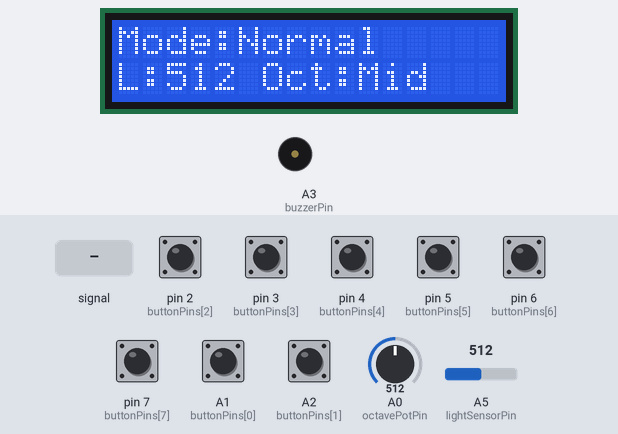
A sketch run on a simulated Arduino Uno, built with avr-gcc and run on an emulated ATmega328P. Parts: 16×2 character LCD, buzzer (waves = sounding). The test bench sets the inputs (shaded band); at power-on: A1 (buttonPins[0]), A2 (buttonPins[1]), pin 2 (buttonPins[2]), pin 3 (buttonPins[3]), pin 4 (buttonPins[4]), pin 5 (buttonPins[5]), pin 6 (buttonPins[6]), pin 7 (buttonPins[7]) LOW, A0 (octavePotPin) = 512, A5 (lightSensorPin) = 512.

Above: at 2.7 s.
2.8 s: A5 (lightSensorPin) fed a 1000 Hz sine of ±255 counts around its level
At 4.2 s:
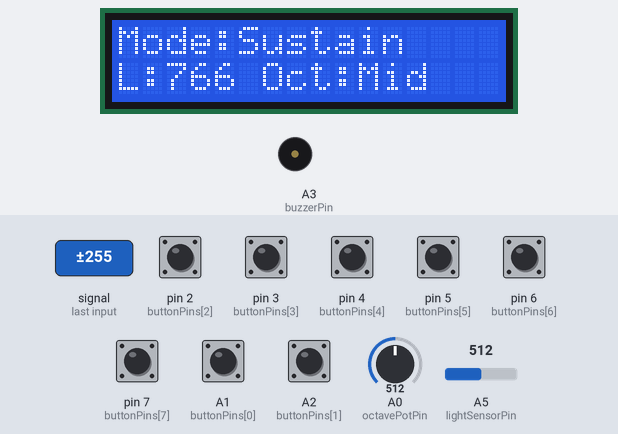
5.8 s: A0 (octavePotPin) set to 357
7.9 s: A0 (octavePotPin) set to 334
At 9.1 s:
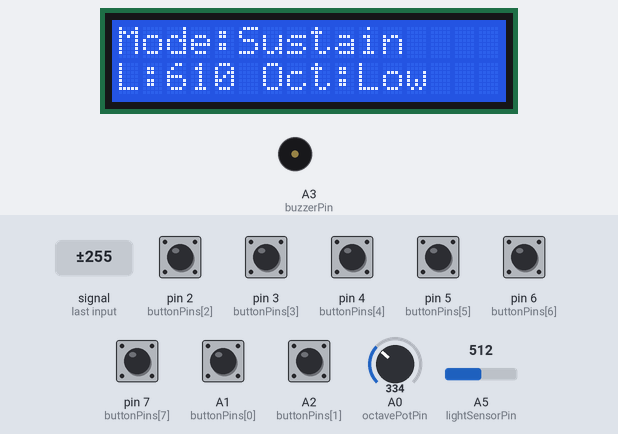
At 9.7 s:
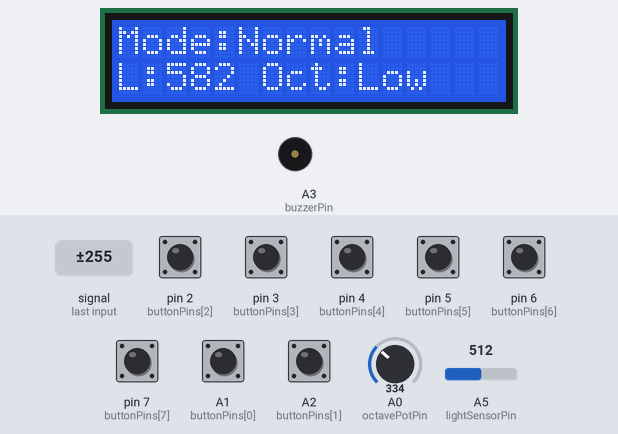
Timing chart, 0 to 11.2 s (numbered marks = the images above; inputs shaded):
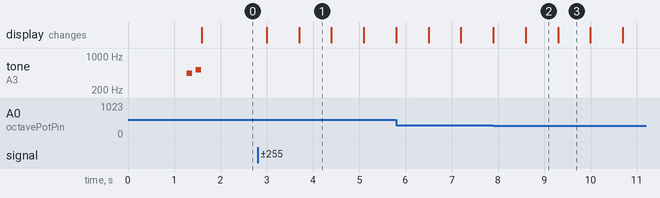

The sketch:

10.ino
```cpp
#include <LiquidCrystal.h>

/*
  Arduino Smart Piano with Light-Controlled Sustain

  Project purpose:
  This project works like a small electronic piano.
  The user presses push buttons to play different notes.
  The LCD shows the note, octave, light mode, and sensor information.
  The potentiometer changes the octave.
  The photoresistor controls sustain mode.

  LCD pins:
  RS -> 8
  E  -> 9
  D4 -> 10
  D5 -> 11
  D6 -> 12
  D7 -> 13

  Button note mapping:
  C      -> A1
  D      -> A2
  E      -> 2
  F      -> 3
  G      -> 4
  A      -> 5
  B      -> 6
  High C -> 7

  Buzzer:
  Pin A3

  Potentiometer:
  Pin A0

  Photoresistor:
  Pin A5

  Button behavior with pull-down resistors:
  Not pressed = LOW
  Pressed     = HIGH

  Photoresistor feature:
  Bright light = sustain mode
  Dark / covered photoresistor = normal mode
*/

// LCD object setup
LiquidCrystal lcd(8, 9, 10, 11, 12, 13);

// Pin constants
const int buzzerPin = A3;
const int octavePotPin = A0;
const int lightSensorPin = A5;

// Button pins
const int buttonPins[8] = {
  A1, A2, 2, 3, 4, 5, 6, 7
};

// Note names
const String noteNames[8] = {
  "C", "D", "E", "F", "G", "A", "B", "C5"
};

// Base note frequencies in Hertz
const int baseFrequencies[8] = {
  262, 294, 330, 349, 392, 440, 494, 523
};

// Button debounce variables
const unsigned long debounceDelay = 25;
int lastButtonReading[8];
int stableButtonState[8];
unsigned long lastDebounceTime[8];

// Photoresistor / sustain variables
const int brightThreshold = 600;
const unsigned long sustainTime = 800;

int lastFrequency = 0;
String lastNoteName = "";
bool sustaining = false;
unsigned long sustainStartTime = 0;

// State tracking variables
int currentButton = -1;
int previousButton = -99;
int currentFrequency = 0;
int previousFrequency = -1;

// LCD update variables
unsigned long lastIdleUpdate = 0;
const unsigned long idleUpdateInterval = 700;

String lastLine1 = "";
String lastLine2 = "";

void setup() {
  // Start the LCD with 16 columns and 2 rows.
  lcd.begin(16, 2);

  // Set up the buzzer.
  pinMode(buzzerPin, OUTPUT);
  noTone(buzzerPin);

  // Set up all piano buttons as inputs.
  for (int i = 0; i < 8; i++) {
    pinMode(buttonPins[i], INPUT);

    lastButtonReading[i] = digitalRead(buttonPins[i]);
    stableButtonState[i] = lastButtonReading[i];
    lastDebounceTime[i] = 0;
  }

  // Startup message
  showLCD("Arduino Piano", "Smooth Mode");
  delay(1200);

  // Short startup sound to confirm the buzzer works.
  tone(buzzerPin, 440);
  delay(120);
  noTone(buzzerPin);
  delay(80);
  tone(buzzerPin, 523);
  delay(120);
  noTone(buzzerPin);

  showLCD("Ready to play", "Press a key");
}

void loop() {
  // Read analog sensors.
  int octaveValue = analogRead(octavePotPin);
  int lightValue = analogRead(lightSensorPin);

  // Convert potentiometer value into octave setting.
  int octaveShift = getOctaveShift(octaveValue);

  // Bright light activates sustain mode.
  bool sustainMode = lightValue > brightThreshold;

  // Check whether a piano key is pressed.
  currentButton = readPressedButton();

  if (currentButton != -1) {
    handleButtonPressed(currentButton, octaveShift, lightValue, sustainMode);
  } else {
    handleNoButton(octaveValue, lightValue, octaveShift, sustainMode);
  }
}

void handleButtonPressed(int buttonIndex, int octaveShift, int lightValue, bool sustainMode) {
  // Find the frequency for the selected note and octave.
  currentFrequency = calculateFrequency(baseFrequencies[buttonIndex], octaveShift);

  // Only restart the tone if the frequency changed.
  if (currentFrequency != previousFrequency) {
    tone(buzzerPin, currentFrequency);
    previousFrequency = currentFrequency;
  }

  // Save this note in case sustain mode is used after release.
  lastFrequency = currentFrequency;
  lastNoteName = noteNames[buttonIndex];
  sustaining = false;

  // Update the LCD only when the selected button changes.
  if (buttonIndex != previousButton) {
    String line1 = "Note:" + noteNames[buttonIndex] + " " + String(currentFrequency) + "Hz";

    String line2;

    if (sustainMode) {
      line2 = "Sustain ";
    } else {
      line2 = "Normal  ";
    }

    line2 += octaveName(octaveShift);
    line2 += " L:";
    line2 += String(lightValue / 10);

    showLCD(line1, line2);

    previousButton = buttonIndex;
  }
}

void handleNoButton(int octaveValue, int lightValue, int octaveShift, bool sustainMode) {
  previousButton = -1;
  previousFrequency = -1;

  // If sustain mode is active, continue the last note briefly after release.
  if (sustainMode && lastFrequency > 0) {
    if (!sustaining) {
      sustaining = true;
      sustainStartTime = millis();
      tone(buzzerPin, lastFrequency);
    }

    if (millis() - sustainStartTime < sustainTime) {
      String line1 = "Sustain:" + lastNoteName;
      String line2 = "Light:" + String(lightValue);
      showLCD(line1, line2);
      return;
    }
  }

  // Stop sound when no key is pressed and sustain is not active.
  noTone(buzzerPin);

  lastFrequency = 0;
  sustaining = false;

  // Update idle screen slowly to reduce flickering.
  if (millis() - lastIdleUpdate >= idleUpdateInterval) {
    lastIdleUpdate = millis();

    String line1;

    if (sustainMode) {
      line1 = "Mode:Sustain";
    } else {
      line1 = "Mode:Normal";
    }

    String line2 = "L:" + String(lightValue) + " Oct:" + octaveName(octaveShift);

    showLCD(line1, line2);
  }
}

int readPressedButton() {
  /*
    Returns:
    0 to 7 = button index
    -1     = no button pressed
  */

  for (int i = 0; i < 8; i++) {
    int reading = digitalRead(buttonPins[i]);

    // Reset debounce timer when a button reading changes.
    if (reading != lastButtonReading[i]) {
      lastDebounceTime[i] = millis();
      lastButtonReading[i] = reading;
    }

    // Accept the reading after it has been stable.
    if ((millis() - lastDebounceTime[i]) > debounceDelay) {
      stableButtonState[i] = reading;
    }

    // With pull-down resistors, HIGH means pressed.
    if (stableButtonState[i] == HIGH) {
      return i;
    }
  }

  return -1;
}

int getOctaveShift(int potValue) {
  /*
    Potentiometer range:
    0-340    = low octave
    341-681  = middle octave
    682-1023 = high octave
  */

  if (potValue < 341) {
    return -1;
  } else if (potValue < 682) {
    return 0;
  } else {
    return 1;
  }
}

int calculateFrequency(int baseFrequency, int octaveShift) {
  // Octaves are created by halving or doubling the base frequency.

  if (octaveShift == -1) {
    return baseFrequency / 2;
  } else if (octaveShift == 1) {
    return baseFrequency * 2;
  } else {
    return baseFrequency;
  }
}

String octaveName(int octaveShift) {
  if (octaveShift == -1) {
    return "Low";
  } else if (octaveShift == 1) {
    return "High";
  } else {
    return "Mid";
  }
}

void showLCD(String line1, String line2) {
  /*
    Updates the LCD smoothly by only changing text
    when the message is different.
  */

  line1 = padTo16(line1);
  line2 = padTo16(line2);

  if (line1 != lastLine1) {
    lcd.setCursor(0, 0);
    lcd.print(line1);
    lastLine1 = line1;
  }

  if (line2 != lastLine2) {
    lcd.setCursor(0, 1);
    lcd.print(line2);
    lastLine2 = line2;
  }
}

String padTo16(String text) {
  /*
    Pads text with spaces so old characters do not remain
    on the LCD when a shorter message is printed.
  */

  if (text.length() > 16) {
    text = text.substring(0, 16);
  }

  while (text.length() < 16) {
    text += " ";
  }

  return text;
}
```

Measured:
- the behaviour switches between 341 and 340 on A0 (octavePotPin) (found by bisection; images 1 and 2)
- after the input at 2.8 s, the display: first changes after 0.20 s (image 1 shows a later state)
- after the input at 7.9 s, the display: changes after 0.70 s (image 2)
- what the display in image 1 shows lasts 0.7 s, from 3.7 s to 4.4 s
